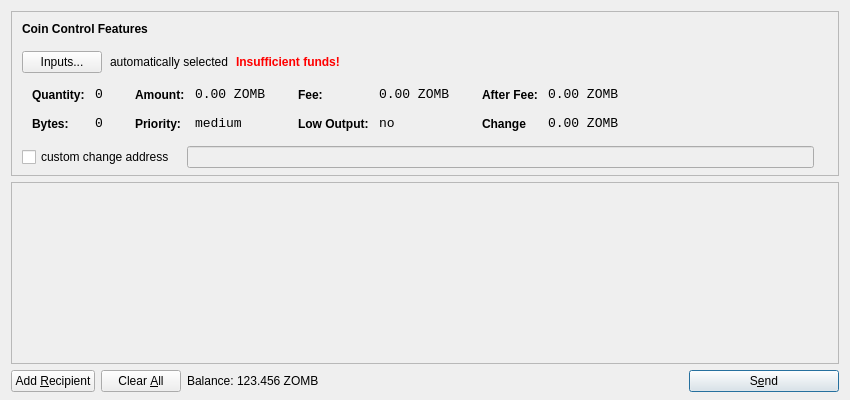
<?xml version="1.0" encoding="UTF-8"?>
<ui version="4.0">
 <class>SendCoinsDialog</class>
 <widget class="QDialog" name="SendCoinsDialog">
  <property name="geometry">
   <rect>
    <x>0</x>
    <y>0</y>
    <width>850</width>
    <height>400</height>
   </rect>
  </property>
  <property name="windowTitle">
   <string>Send Coins</string>
  </property>
  <layout class="QVBoxLayout" name="verticalLayout" stretch="0,1,0">
   <property name="bottomMargin">
    <number>8</number>
   </property>
   <item>
    <widget class="QFrame" name="frameCoinControl">
     <property name="sizePolicy">
      <sizepolicy hsizetype="Expanding" vsizetype="Expanding">
       <horstretch>0</horstretch>
       <verstretch>0</verstretch>
      </sizepolicy>
     </property>
     <property name="maximumSize">
      <size>
       <width>16777215</width>
       <height>16777215</height>
      </size>
     </property>
     <property name="frameShape">
      <enum>QFrame::StyledPanel</enum>
     </property>
     <property name="frameShadow">
      <enum>QFrame::Sunken</enum>
     </property>
     <layout class="QVBoxLayout" name="verticalLayoutCoinControl2">
      <property name="spacing">
       <number>-1</number>
      </property>
      <property name="leftMargin">
       <number>0</number>
      </property>
      <property name="topMargin">
       <number>0</number>
      </property>
      <property name="rightMargin">
       <number>0</number>
      </property>
      <property name="bottomMargin">
       <number>6</number>
      </property>
      <item>
       <layout class="QVBoxLayout" name="verticalLayoutCoinControl" stretch="0,0,0,0,1">
        <property name="spacing">
         <number>0</number>
        </property>
        <property name="leftMargin">
         <number>10</number>
        </property>
        <property name="topMargin">
         <number>10</number>
        </property>
        <item>
         <layout class="QHBoxLayout" name="horizontalLayoutCoinControl1">
          <property name="bottomMargin">
           <number>15</number>
          </property>
          <item>
           <widget class="QLabel" name="labelCoinControlFeatures">
            <property name="sizePolicy">
             <sizepolicy hsizetype="Preferred" vsizetype="Maximum">
              <horstretch>0</horstretch>
              <verstretch>0</verstretch>
             </sizepolicy>
            </property>
            <property name="font">
             <font>
              <weight>75</weight>
              <bold>true</bold>
             </font>
            </property>
            <property name="styleSheet">
             <string notr="true">font-weight:bold;</string>
            </property>
            <property name="text">
             <string>Coin Control Features</string>
            </property>
           </widget>
          </item>
         </layout>
        </item>
        <item>
         <layout class="QHBoxLayout" name="horizontalLayoutCoinControl2" stretch="0,0,0,0">
          <property name="spacing">
           <number>8</number>
          </property>
          <property name="bottomMargin">
           <number>10</number>
          </property>
          <item>
           <widget class="QPushButton" name="pushButtonCoinControl">
            <property name="styleSheet">
             <string notr="true"/>
            </property>
            <property name="text">
             <string>Inputs...</string>
            </property>
           </widget>
          </item>
          <item>
           <widget class="QLabel" name="labelCoinControlAutomaticallySelected">
            <property name="text">
             <string>automatically selected</string>
            </property>
            <property name="margin">
             <number>5</number>
            </property>
           </widget>
          </item>
          <item>
           <widget class="QLabel" name="labelCoinControlInsuffFunds">
            <property name="font">
             <font>
              <weight>75</weight>
              <bold>true</bold>
             </font>
            </property>
            <property name="styleSheet">
             <string notr="true">color:red;font-weight:bold;</string>
            </property>
            <property name="text">
             <string>Insufficient funds!</string>
            </property>
            <property name="margin">
             <number>5</number>
            </property>
           </widget>
          </item>
          <item>
           <spacer name="horizontalSpacerCoinControl">
            <property name="orientation">
             <enum>Qt::Horizontal</enum>
            </property>
            <property name="sizeHint" stdset="0">
             <size>
              <width>40</width>
              <height>1</height>
             </size>
            </property>
           </spacer>
          </item>
         </layout>
        </item>
        <item>
         <widget class="QWidget" name="widgetCoinControl" native="true">
          <property name="sizePolicy">
           <sizepolicy hsizetype="Preferred" vsizetype="Preferred">
            <horstretch>0</horstretch>
            <verstretch>0</verstretch>
           </sizepolicy>
          </property>
          <property name="minimumSize">
           <size>
            <width>0</width>
            <height>0</height>
           </size>
          </property>
          <property name="styleSheet">
           <string notr="true"/>
          </property>
          <layout class="QHBoxLayout" name="horizontalLayoutCoinControl5">
           <property name="margin">
            <number>0</number>
           </property>
           <item>
            <layout class="QHBoxLayout" name="horizontalLayoutCoinControl3" stretch="0,0,0,1">
             <property name="spacing">
              <number>20</number>
             </property>
             <property name="topMargin">
              <number>0</number>
             </property>
             <property name="bottomMargin">
              <number>10</number>
             </property>
             <item>
              <layout class="QFormLayout" name="formLayoutCoinControl1">
               <property name="horizontalSpacing">
                <number>10</number>
               </property>
               <property name="verticalSpacing">
                <number>14</number>
               </property>
               <property name="leftMargin">
                <number>10</number>
               </property>
               <property name="topMargin">
                <number>4</number>
               </property>
               <property name="rightMargin">
                <number>6</number>
               </property>
               <item row="0" column="0">
                <widget class="QLabel" name="labelCoinControlQuantityText">
                 <property name="styleSheet">
                  <string notr="true">font-weight:bold;</string>
                 </property>
                 <property name="text">
                  <string>Quantity:</string>
                 </property>
                 <property name="margin">
                  <number>0</number>
                 </property>
                </widget>
               </item>
               <item row="0" column="1">
                <widget class="QLabel" name="labelCoinControlQuantity">
                 <property name="font">
                  <font>
                   <family>Monospace</family>
                   <pointsize>10</pointsize>
                  </font>
                 </property>
                 <property name="cursor">
                  <cursorShape>IBeamCursor</cursorShape>
                 </property>
                 <property name="contextMenuPolicy">
                  <enum>Qt::ActionsContextMenu</enum>
                 </property>
                 <property name="text">
                  <string>0</string>
                 </property>
                 <property name="margin">
                  <number>0</number>
                 </property>
                 <property name="textInteractionFlags">
                  <set>Qt::LinksAccessibleByMouse|Qt::TextSelectableByKeyboard|Qt::TextSelectableByMouse</set>
                 </property>
                </widget>
               </item>
               <item row="1" column="0">
                <widget class="QLabel" name="labelCoinControlBytesText">
                 <property name="styleSheet">
                  <string notr="true">font-weight:bold;</string>
                 </property>
                 <property name="text">
                  <string>Bytes:</string>
                 </property>
                </widget>
               </item>
               <item row="1" column="1">
                <widget class="QLabel" name="labelCoinControlBytes">
                 <property name="font">
                  <font>
                   <family>Monospace</family>
                   <pointsize>10</pointsize>
                  </font>
                 </property>
                 <property name="cursor">
                  <cursorShape>IBeamCursor</cursorShape>
                 </property>
                 <property name="contextMenuPolicy">
                  <enum>Qt::ActionsContextMenu</enum>
                 </property>
                 <property name="text">
                  <string>0</string>
                 </property>
                 <property name="textInteractionFlags">
                  <set>Qt::LinksAccessibleByMouse|Qt::TextSelectableByKeyboard|Qt::TextSelectableByMouse</set>
                 </property>
                </widget>
               </item>
              </layout>
             </item>
             <item>
              <layout class="QFormLayout" name="formLayoutCoinControl2">
               <property name="horizontalSpacing">
                <number>10</number>
               </property>
               <property name="verticalSpacing">
                <number>14</number>
               </property>
               <property name="leftMargin">
                <number>6</number>
               </property>
               <property name="topMargin">
                <number>4</number>
               </property>
               <property name="rightMargin">
                <number>6</number>
               </property>
               <item row="0" column="0">
                <widget class="QLabel" name="labelCoinControlAmountText">
                 <property name="styleSheet">
                  <string notr="true">font-weight:bold;</string>
                 </property>
                 <property name="text">
                  <string>Amount:</string>
                 </property>
                 <property name="margin">
                  <number>0</number>
                 </property>
                </widget>
               </item>
               <item row="0" column="1">
                <widget class="QLabel" name="labelCoinControlAmount">
                 <property name="font">
                  <font>
                   <family>Monospace</family>
                   <pointsize>10</pointsize>
                  </font>
                 </property>
                 <property name="cursor">
                  <cursorShape>IBeamCursor</cursorShape>
                 </property>
                 <property name="contextMenuPolicy">
                  <enum>Qt::ActionsContextMenu</enum>
                 </property>
                 <property name="text">
                  <string>0.00 ZOMB</string>
                 </property>
                 <property name="textInteractionFlags">
                  <set>Qt::LinksAccessibleByMouse|Qt::TextSelectableByKeyboard|Qt::TextSelectableByMouse</set>
                 </property>
                </widget>
               </item>
               <item row="1" column="0">
                <widget class="QLabel" name="labelCoinControlPriorityText">
                 <property name="styleSheet">
                  <string notr="true">font-weight:bold;</string>
                 </property>
                 <property name="text">
                  <string>Priority:</string>
                 </property>
                </widget>
               </item>
               <item row="1" column="1">
                <widget class="QLabel" name="labelCoinControlPriority">
                 <property name="font">
                  <font>
                   <family>Monospace</family>
                   <pointsize>10</pointsize>
                  </font>
                 </property>
                 <property name="cursor">
                  <cursorShape>IBeamCursor</cursorShape>
                 </property>
                 <property name="contextMenuPolicy">
                  <enum>Qt::ActionsContextMenu</enum>
                 </property>
                 <property name="text">
                  <string>medium</string>
                 </property>
                 <property name="textInteractionFlags">
                  <set>Qt::LinksAccessibleByMouse|Qt::TextSelectableByKeyboard|Qt::TextSelectableByMouse</set>
                 </property>
                </widget>
               </item>
              </layout>
             </item>
             <item>
              <layout class="QFormLayout" name="formLayoutCoinControl3">
               <property name="horizontalSpacing">
                <number>10</number>
               </property>
               <property name="verticalSpacing">
                <number>14</number>
               </property>
               <property name="leftMargin">
                <number>6</number>
               </property>
               <property name="topMargin">
                <number>4</number>
               </property>
               <property name="rightMargin">
                <number>6</number>
               </property>
               <item row="0" column="0">
                <widget class="QLabel" name="labelCoinControlFeeText">
                 <property name="styleSheet">
                  <string notr="true">font-weight:bold;</string>
                 </property>
                 <property name="text">
                  <string>Fee:</string>
                 </property>
                 <property name="margin">
                  <number>0</number>
                 </property>
                </widget>
               </item>
               <item row="0" column="1">
                <widget class="QLabel" name="labelCoinControlFee">
                 <property name="font">
                  <font>
                   <family>Monospace</family>
                   <pointsize>10</pointsize>
                  </font>
                 </property>
                 <property name="cursor">
                  <cursorShape>IBeamCursor</cursorShape>
                 </property>
                 <property name="contextMenuPolicy">
                  <enum>Qt::ActionsContextMenu</enum>
                 </property>
                 <property name="text">
                  <string>0.00 ZOMB</string>
                 </property>
                 <property name="textInteractionFlags">
                  <set>Qt::LinksAccessibleByMouse|Qt::TextSelectableByKeyboard|Qt::TextSelectableByMouse</set>
                 </property>
                </widget>
               </item>
               <item row="1" column="0">
                <widget class="QLabel" name="labelCoinControlLowOutputText">
                 <property name="styleSheet">
                  <string notr="true">font-weight:bold;</string>
                 </property>
                 <property name="text">
                  <string>Low Output:</string>
                 </property>
                </widget>
               </item>
               <item row="1" column="1">
                <widget class="QLabel" name="labelCoinControlLowOutput">
                 <property name="font">
                  <font>
                   <family>Monospace</family>
                   <pointsize>10</pointsize>
                  </font>
                 </property>
                 <property name="cursor">
                  <cursorShape>IBeamCursor</cursorShape>
                 </property>
                 <property name="contextMenuPolicy">
                  <enum>Qt::ActionsContextMenu</enum>
                 </property>
                 <property name="text">
                  <string>no</string>
                 </property>
                 <property name="textInteractionFlags">
                  <set>Qt::LinksAccessibleByMouse|Qt::TextSelectableByKeyboard|Qt::TextSelectableByMouse</set>
                 </property>
                </widget>
               </item>
              </layout>
             </item>
             <item>
              <layout class="QFormLayout" name="formLayoutCoinControl4">
               <property name="horizontalSpacing">
                <number>10</number>
               </property>
               <property name="verticalSpacing">
                <number>14</number>
               </property>
               <property name="leftMargin">
                <number>6</number>
               </property>
               <property name="topMargin">
                <number>4</number>
               </property>
               <property name="rightMargin">
                <number>6</number>
               </property>
               <item row="0" column="0">
                <widget class="QLabel" name="labelCoinControlAfterFeeText">
                 <property name="styleSheet">
                  <string notr="true">font-weight:bold;</string>
                 </property>
                 <property name="text">
                  <string>After Fee:</string>
                 </property>
                 <property name="margin">
                  <number>0</number>
                 </property>
                </widget>
               </item>
               <item row="0" column="1">
                <widget class="QLabel" name="labelCoinControlAfterFee">
                 <property name="font">
                  <font>
                   <family>Monospace</family>
                   <pointsize>10</pointsize>
                  </font>
                 </property>
                 <property name="cursor">
                  <cursorShape>IBeamCursor</cursorShape>
                 </property>
                 <property name="contextMenuPolicy">
                  <enum>Qt::ActionsContextMenu</enum>
                 </property>
                 <property name="text">
                  <string>0.00 ZOMB</string>
                 </property>
                 <property name="textInteractionFlags">
                  <set>Qt::LinksAccessibleByMouse|Qt::TextSelectableByKeyboard|Qt::TextSelectableByMouse</set>
                 </property>
                </widget>
               </item>
               <item row="1" column="0">
                <widget class="QLabel" name="labelCoinControlChangeText">
                 <property name="styleSheet">
                  <string notr="true">font-weight:bold;</string>
                 </property>
                 <property name="text">
                  <string>Change</string>
                 </property>
                </widget>
               </item>
               <item row="1" column="1">
                <widget class="QLabel" name="labelCoinControlChange">
                 <property name="font">
                  <font>
                   <family>Monospace</family>
                   <pointsize>10</pointsize>
                  </font>
                 </property>
                 <property name="cursor">
                  <cursorShape>IBeamCursor</cursorShape>
                 </property>
                 <property name="contextMenuPolicy">
                  <enum>Qt::ActionsContextMenu</enum>
                 </property>
                 <property name="text">
                  <string>0.00 ZOMB</string>
                 </property>
                 <property name="textInteractionFlags">
                  <set>Qt::LinksAccessibleByMouse|Qt::TextSelectableByKeyboard|Qt::TextSelectableByMouse</set>
                 </property>
                </widget>
               </item>
              </layout>
             </item>
            </layout>
           </item>
          </layout>
         </widget>
        </item>
        <item>
         <layout class="QHBoxLayout" name="horizontalLayoutCoinControl4" stretch="0,0,0">
          <property name="spacing">
           <number>12</number>
          </property>
          <property name="sizeConstraint">
           <enum>QLayout::SetDefaultConstraint</enum>
          </property>
          <property name="topMargin">
           <number>5</number>
          </property>
          <property name="rightMargin">
           <number>5</number>
          </property>
          <item>
           <widget class="QCheckBox" name="checkBoxCoinControlChange">
            <property name="text">
             <string>custom change address</string>
            </property>
           </widget>
          </item>
          <item>
           <widget class="QLineEdit" name="lineEditCoinControlChange">
            <property name="enabled">
             <bool>false</bool>
            </property>
            <property name="sizePolicy">
             <sizepolicy hsizetype="Expanding" vsizetype="Fixed">
              <horstretch>0</horstretch>
              <verstretch>0</verstretch>
             </sizepolicy>
            </property>
           </widget>
          </item>
          <item>
           <widget class="QLabel" name="labelCoinControlChangeLabel">
            <property name="sizePolicy">
             <sizepolicy hsizetype="Preferred" vsizetype="Expanding">
              <horstretch>0</horstretch>
              <verstretch>0</verstretch>
             </sizepolicy>
            </property>
            <property name="minimumSize">
             <size>
              <width>0</width>
              <height>0</height>
             </size>
            </property>
            <property name="text">
             <string/>
            </property>
            <property name="margin">
             <number>3</number>
            </property>
           </widget>
          </item>
         </layout>
        </item>
        <item>
         <spacer name="verticalSpacerCoinControl">
          <property name="orientation">
           <enum>Qt::Vertical</enum>
          </property>
          <property name="sizeHint" stdset="0">
           <size>
            <width>800</width>
            <height>1</height>
           </size>
          </property>
         </spacer>
        </item>
       </layout>
      </item>
     </layout>
    </widget>
   </item>
   <item>
    <widget class="QScrollArea" name="scrollArea">
     <property name="widgetResizable">
      <bool>true</bool>
     </property>
     <widget class="QWidget" name="scrollAreaWidgetContents">
      <property name="geometry">
       <rect>
        <x>0</x>
        <y>0</y>
        <width>830</width>
        <height>165</height>
       </rect>
      </property>
      <layout class="QVBoxLayout" name="verticalLayout_2">
       <property name="margin">
        <number>0</number>
       </property>
       <item>
        <layout class="QVBoxLayout" name="entries">
         <property name="spacing">
          <number>6</number>
         </property>
        </layout>
       </item>
       <item>
        <spacer name="verticalSpacer">
         <property name="orientation">
          <enum>Qt::Vertical</enum>
         </property>
         <property name="sizeHint" stdset="0">
          <size>
           <width>20</width>
           <height>40</height>
          </size>
         </property>
        </spacer>
       </item>
      </layout>
     </widget>
    </widget>
   </item>
   <item>
    <layout class="QHBoxLayout" name="horizontalLayout">
     <item>
      <widget class="QPushButton" name="addButton">
       <property name="toolTip">
        <string>Send to multiple recipients at once</string>
       </property>
       <property name="text">
        <string>Add &amp;Recipient</string>
       </property>
       <property name="icon">
        <iconset resource="../bitcoin.qrc">
         <normaloff>:/icons/add</normaloff>:/icons/add</iconset>
       </property>
       <property name="autoDefault">
        <bool>false</bool>
       </property>
      </widget>
     </item>
     <item>
      <widget class="QPushButton" name="clearButton">
       <property name="sizePolicy">
        <sizepolicy hsizetype="Minimum" vsizetype="Fixed">
         <horstretch>0</horstretch>
         <verstretch>0</verstretch>
        </sizepolicy>
       </property>
       <property name="toolTip">
        <string>Remove all transaction fields</string>
       </property>
       <property name="text">
        <string>Clear &amp;All</string>
       </property>
       <property name="icon">
        <iconset resource="../bitcoin.qrc">
         <normaloff>:/icons/remove</normaloff>:/icons/remove</iconset>
       </property>
       <property name="autoRepeatDelay">
        <number>300</number>
       </property>
       <property name="autoDefault">
        <bool>false</bool>
       </property>
      </widget>
     </item>
     <item>
      <layout class="QHBoxLayout" name="horizontalLayout_2">
       <property name="spacing">
        <number>3</number>
       </property>
       <item>
        <widget class="QLabel" name="label">
         <property name="sizePolicy">
          <sizepolicy hsizetype="Preferred" vsizetype="Fixed">
           <horstretch>0</horstretch>
           <verstretch>0</verstretch>
          </sizepolicy>
         </property>
         <property name="text">
          <string>Balance:</string>
         </property>
        </widget>
       </item>
       <item>
        <widget class="QLabel" name="labelBalance">
         <property name="sizePolicy">
          <sizepolicy hsizetype="Preferred" vsizetype="Fixed">
           <horstretch>0</horstretch>
           <verstretch>0</verstretch>
          </sizepolicy>
         </property>
         <property name="cursor">
          <cursorShape>IBeamCursor</cursorShape>
         </property>
         <property name="text">
          <string>123.456 ZOMB</string>
         </property>
         <property name="textInteractionFlags">
          <set>Qt::LinksAccessibleByMouse|Qt::TextSelectableByKeyboard|Qt::TextSelectableByMouse</set>
         </property>
        </widget>
       </item>
      </layout>
     </item>
     <item>
      <spacer name="horizontalSpacer">
       <property name="orientation">
        <enum>Qt::Horizontal</enum>
       </property>
       <property name="sizeHint" stdset="0">
        <size>
         <width>40</width>
         <height>20</height>
        </size>
       </property>
      </spacer>
     </item>
     <item>
      <widget class="QPushButton" name="sendButton">
       <property name="minimumSize">
        <size>
         <width>150</width>
         <height>0</height>
        </size>
       </property>
       <property name="toolTip">
        <string>Confirm the send action</string>
       </property>
       <property name="text">
        <string>S&amp;end</string>
       </property>
       <property name="icon">
        <iconset resource="../bitcoin.qrc">
         <normaloff>:/icons/send</normaloff>:/icons/send</iconset>
       </property>
       <property name="default">
        <bool>true</bool>
       </property>
      </widget>
     </item>
    </layout>
   </item>
  </layout>
 </widget>
 <resources>
  <include location="../bitcoin.qrc"/>
 </resources>
 <connections/>
</ui>
